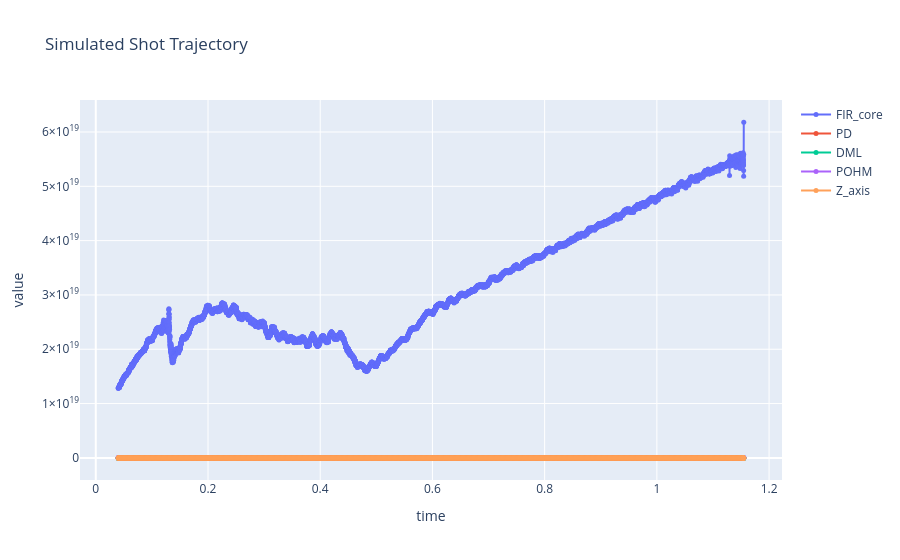

The code cell stored with this chart in its notebook:
### Code cell
from plotly import graph_objects as go
import plotly.express as px

def plot_trajectory_plotly(trajectory, meta, title="Trajectory"):
    start_time = meta["full_history_start"].item()
    end_time = meta["end"].item()
    trajectory = trajectory.squeeze(0).cpu().numpy()
    timeline = torch.arange(start_time, end_time, 1e-4).view(1, -1).expand(trajectory.shape[0], -1)
    print(trajectory.shape)
    print(timeline.shape, timeline)
    fig = go.Figure()
    for i, colname in enumerate(C.data.cols.x):
        fig.add_trace(go.Scatter(
            x=timeline[i].cpu().numpy(),
            y=trajectory[i],
            mode='lines+markers',
            name=colname,
            marker=dict(size=5),
        ))
    fig.update_layout(
        title=title,
        xaxis_title='time',
        yaxis_title='value',
        showlegend=True,)
    fig.show()
    

plot_trajectory_plotly(simulated_shot, meta, title="Simulated Shot Trajectory")

### Figure 1 — Plotly figure (JSON) as saved in the notebook; plotly's stock layout.template omitted (floating-point values rounded to 4 significant figures; data arrays with more than 128 entries replaced by an {"elided": "..."} marker saying what was removed)
{"data": [{"marker": {"size": 5}, "mode": "lines+markers", "name": "FIR_core", "type": "scatter", "x": {"elided": "11150 float values"}, "y": {"elided": "11150 int values"}}, {"marker": {"size": 5}, "mode": "lines+markers", "name": "PD", "type": "scatter", "x": {"elided": "11150 float values"}, "y": {"elided": "11150 float values"}}, {"marker": {"size": 5}, "mode": "lines+markers", "name": "DML", "type": "scatter", "x": {"elided": "11150 float values"}, "y": {"elided": "11150 float values"}}, {"marker": {"size": 5}, "mode": "lines+markers", "name": "POHM", "type": "scatter", "x": {"elided": "11150 float values"}, "y": {"elided": "11150 float values"}}, {"marker": {"size": 5}, "mode": "lines+markers", "name": "Z_axis", "type": "scatter", "x": {"elided": "11150 float values"}, "y": {"elided": "11150 float values"}}], "layout": {"showlegend": true, "title": {"text": "Simulated Shot Trajectory"}, "xaxis": {"title": {"text": "time"}}, "yaxis": {"title": {"text": "value"}}}}
